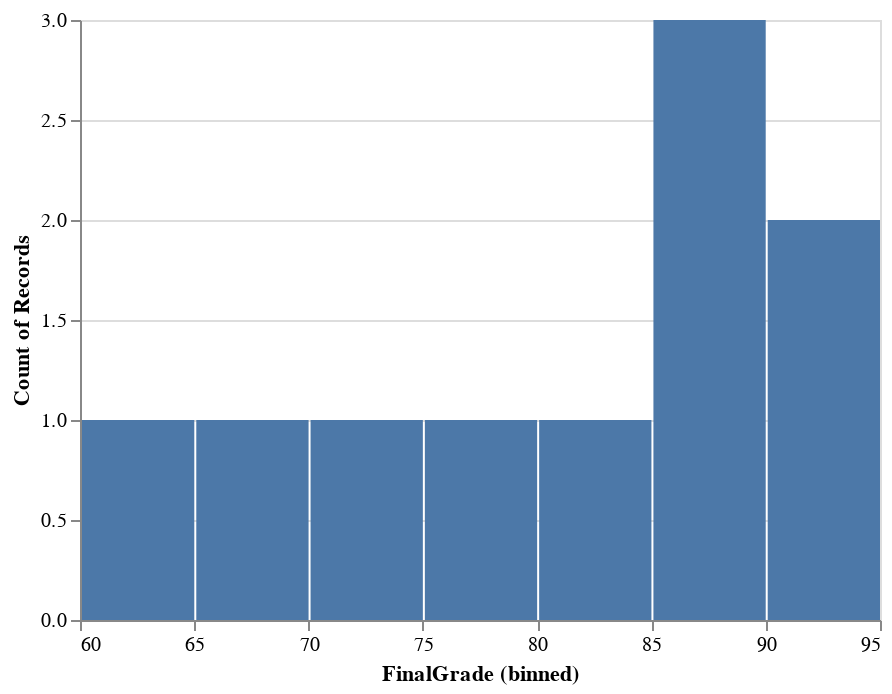

The code cell stored with this chart in its notebook:
### Code cell
# histograma El eje x de un histograma, muestra los posibles valores de la columna y el
# eje y traza el número de instancias que tienen cada determinado valor.
alt.Chart(df).mark_bar()\
   .encode(alt.X("FinalGrade:Q", bin=True), \
           y='count()')

### Figure 1 — Vega-Lite specification as saved in the notebook (floating-point values rounded to 4 significant figures)
{"config": {"view": {"continuousWidth": 400, "continuousHeight": 300}}, "data": {"name": "data-83358f34435ed5458ddf4d188b4679f7"}, "mark": "bar", "encoding": {"x": {"bin": true, "field": "FinalGrade", "type": "quantitative"}, "y": {"aggregate": "count", "type": "quantitative"}}, "$schema": "https://vega.github.io/schema/vega-lite/v4.17.0.json", "datasets": {"data-83358f34435ed5458ddf4d188b4679f7": [{"StudentID": 1, "Name": "John", "Gender": "Male", "AttendanceRate": 85, "StudyHoursPerWeek": 15, "PreviousGrade": 78, "ExtracurricularActivities": 1, "ParentalSupport": "High", "FinalGrade": 80}, {"StudentID": 2, "Name": "Sarah", "Gender": "Female", "AttendanceRate": 90, "StudyHoursPerWeek": 20, "PreviousGrade": 85, "ExtracurricularActivities": 2, "ParentalSupport": "Medium", "FinalGrade": 87}, {"StudentID": 3, "Name": "Alex", "Gender": "Male", "AttendanceRate": 78, "StudyHoursPerWeek": 10, "PreviousGrade": 65, "ExtracurricularActivities": 0, "ParentalSupport": "Low", "FinalGrade": 68}, {"StudentID": 4, "Name": "Michael", "Gender": "Male", "AttendanceRate": 92, "StudyHoursPerWeek": 25, "PreviousGrade": 90, "ExtracurricularActivities": 3, "ParentalSupport": "High", "FinalGrade": 92}, {"StudentID": 5, "Name": "Emma", "Gender": "Female", "AttendanceRate": 88, "StudyHoursPerWeek": 18, "PreviousGrade": 82, "ExtracurricularActivities": 2, "ParentalSupport": "Medium", "FinalGrade": 85}, {"StudentID": 6, "Name": "Olivia", "Gender": "Female", "AttendanceRate": 95, "StudyHoursPerWeek": 30, "PreviousGrade": 88, "ExtracurricularActivities": 1, "ParentalSupport": "High", "FinalGrade": 90}, {"StudentID": 7, "Name": "Daniel", "Gender": "Male", "AttendanceRate": 70, "StudyHoursPerWeek": 8, "PreviousGrade": 60, "ExtracurricularActivities": 0, "ParentalSupport": "Low", "FinalGrade": 62}, {"StudentID": 8, "Name": "Sophia", "Gender": "Female", "AttendanceRate": 85, "StudyHoursPerWeek": 17, "PreviousGrade": 77, "ExtracurricularActivities": 1, "ParentalSupport": "Medium", "FinalGrade": 78}, {"StudentID": 9, "Name": "James", "Gender": "Male", "AttendanceRate": 82, "StudyHoursPerWeek": 12, "PreviousGrade": 70, "ExtracurricularActivities": 2, "ParentalSupport": "Low", "FinalGrade": 72}, {"StudentID": 10, "Name": "Isabella", "Gender": "Female", "AttendanceRate": 91, "StudyHoursPerWeek": 22, "PreviousGrade": 86, "ExtracurricularActivities": 3, "ParentalSupport": "High", "FinalGrade": 88}]}}
